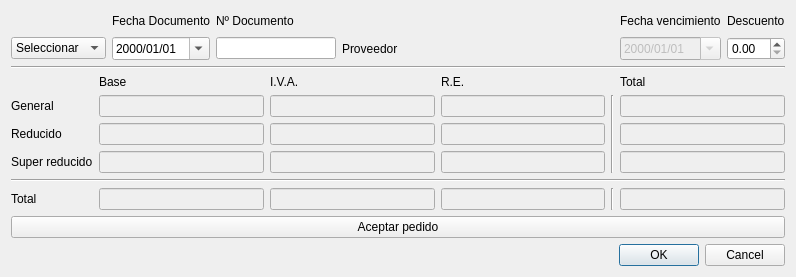
<?xml version="1.0" encoding="UTF-8"?>
<ui version="4.0">
 <class>AceptarPedido</class>
 <widget class="QDialog" name="AceptarPedido">
  <property name="geometry">
   <rect>
    <x>0</x>
    <y>0</y>
    <width>796</width>
    <height>272</height>
   </rect>
  </property>
  <property name="windowTitle">
   <string>Dialog</string>
  </property>
  <layout class="QGridLayout" name="gridLayout_2">
   <item row="0" column="1">
    <layout class="QGridLayout" name="gridLayout_3">
     <item row="2" column="2">
      <widget class="QLineEdit" name="lineEditNDoc">
       <property name="maximumSize">
        <size>
         <width>120</width>
         <height>16777215</height>
        </size>
       </property>
      </widget>
     </item>
     <item row="1" column="3">
      <spacer name="horizontalSpacer">
       <property name="orientation">
        <enum>Qt::Horizontal</enum>
       </property>
       <property name="sizeHint" stdset="0">
        <size>
         <width>40</width>
         <height>20</height>
        </size>
       </property>
      </spacer>
     </item>
     <item row="2" column="0">
      <widget class="QComboBox" name="comboBox">
       <item>
        <property name="text">
         <string>Seleccionar</string>
        </property>
       </item>
       <item>
        <property name="text">
         <string>Factura</string>
        </property>
       </item>
       <item>
        <property name="text">
         <string>Albarán</string>
        </property>
       </item>
      </widget>
     </item>
     <item row="2" column="5">
      <widget class="QDateEdit" name="dateEditVencimiento">
       <property name="enabled">
        <bool>false</bool>
       </property>
       <property name="displayFormat">
        <string>yyyy/MM/dd</string>
       </property>
       <property name="calendarPopup">
        <bool>true</bool>
       </property>
      </widget>
     </item>
     <item row="2" column="7">
      <widget class="QDoubleSpinBox" name="doubleSpinBox"/>
     </item>
     <item row="1" column="2">
      <widget class="QLabel" name="label_10">
       <property name="text">
        <string>Nº Documento</string>
       </property>
      </widget>
     </item>
     <item row="1" column="5">
      <widget class="QLabel" name="label_11">
       <property name="text">
        <string>Fecha vencimiento</string>
       </property>
      </widget>
     </item>
     <item row="1" column="7">
      <widget class="QLabel" name="label">
       <property name="text">
        <string>Descuento</string>
       </property>
      </widget>
     </item>
     <item row="1" column="1">
      <widget class="QLabel" name="label_12">
       <property name="text">
        <string>Fecha Documento</string>
       </property>
      </widget>
     </item>
     <item row="2" column="1">
      <widget class="QDateEdit" name="dateEditDocumento">
       <property name="displayFormat">
        <string>yyyy/MM/dd</string>
       </property>
       <property name="calendarPopup">
        <bool>true</bool>
       </property>
      </widget>
     </item>
     <item row="2" column="3">
      <widget class="QLabel" name="labelProveedor">
       <property name="text">
        <string>Proveedor</string>
       </property>
      </widget>
     </item>
    </layout>
   </item>
   <item row="2" column="1">
    <layout class="QGridLayout" name="gridLayout">
     <item row="1" column="1">
      <widget class="QLineEdit" name="leBase21">
       <property name="enabled">
        <bool>false</bool>
       </property>
      </widget>
     </item>
     <item row="2" column="0">
      <widget class="QLabel" name="label_7">
       <property name="text">
        <string>Reducido</string>
       </property>
      </widget>
     </item>
     <item row="0" column="5">
      <widget class="QLabel" name="label_5">
       <property name="text">
        <string>Total</string>
       </property>
      </widget>
     </item>
     <item row="0" column="1">
      <widget class="QLabel" name="label_2">
       <property name="text">
        <string>Base</string>
       </property>
      </widget>
     </item>
     <item row="0" column="3">
      <widget class="QLabel" name="label_4">
       <property name="text">
        <string>R.E.</string>
       </property>
      </widget>
     </item>
     <item row="0" column="2">
      <widget class="QLabel" name="label_3">
       <property name="text">
        <string>I.V.A.</string>
       </property>
      </widget>
     </item>
     <item row="1" column="0">
      <widget class="QLabel" name="label_6">
       <property name="text">
        <string>General</string>
       </property>
      </widget>
     </item>
     <item row="3" column="0">
      <widget class="QLabel" name="label_8">
       <property name="text">
        <string>Super reducido</string>
       </property>
      </widget>
     </item>
     <item row="5" column="0">
      <widget class="QLabel" name="label_9">
       <property name="text">
        <string>Total</string>
       </property>
      </widget>
     </item>
     <item row="1" column="2">
      <widget class="QLineEdit" name="leIva21">
       <property name="enabled">
        <bool>false</bool>
       </property>
      </widget>
     </item>
     <item row="1" column="3">
      <widget class="QLineEdit" name="leRe21">
       <property name="enabled">
        <bool>false</bool>
       </property>
      </widget>
     </item>
     <item row="1" column="5">
      <widget class="QLineEdit" name="leTotal21">
       <property name="enabled">
        <bool>false</bool>
       </property>
      </widget>
     </item>
     <item row="2" column="1">
      <widget class="QLineEdit" name="leBase10">
       <property name="enabled">
        <bool>false</bool>
       </property>
      </widget>
     </item>
     <item row="2" column="3">
      <widget class="QLineEdit" name="leRe10">
       <property name="enabled">
        <bool>false</bool>
       </property>
      </widget>
     </item>
     <item row="2" column="2">
      <widget class="QLineEdit" name="leIva10">
       <property name="enabled">
        <bool>false</bool>
       </property>
      </widget>
     </item>
     <item row="2" column="5">
      <widget class="QLineEdit" name="leTotal10">
       <property name="enabled">
        <bool>false</bool>
       </property>
      </widget>
     </item>
     <item row="1" column="4" rowspan="3">
      <widget class="Line" name="line">
       <property name="orientation">
        <enum>Qt::Vertical</enum>
       </property>
      </widget>
     </item>
     <item row="3" column="1">
      <widget class="QLineEdit" name="leBase4">
       <property name="enabled">
        <bool>false</bool>
       </property>
      </widget>
     </item>
     <item row="3" column="2">
      <widget class="QLineEdit" name="leIva4">
       <property name="enabled">
        <bool>false</bool>
       </property>
      </widget>
     </item>
     <item row="3" column="3">
      <widget class="QLineEdit" name="leRe4">
       <property name="enabled">
        <bool>false</bool>
       </property>
      </widget>
     </item>
     <item row="3" column="5">
      <widget class="QLineEdit" name="leTotal4">
       <property name="enabled">
        <bool>false</bool>
       </property>
      </widget>
     </item>
     <item row="4" column="0" colspan="6">
      <widget class="Line" name="line_2">
       <property name="orientation">
        <enum>Qt::Horizontal</enum>
       </property>
      </widget>
     </item>
     <item row="5" column="4">
      <widget class="Line" name="line_3">
       <property name="orientation">
        <enum>Qt::Vertical</enum>
       </property>
      </widget>
     </item>
     <item row="5" column="1">
      <widget class="QLineEdit" name="leTotalBase">
       <property name="enabled">
        <bool>false</bool>
       </property>
      </widget>
     </item>
     <item row="5" column="2">
      <widget class="QLineEdit" name="leTotalIva">
       <property name="enabled">
        <bool>false</bool>
       </property>
      </widget>
     </item>
     <item row="5" column="3">
      <widget class="QLineEdit" name="leTotalRe">
       <property name="enabled">
        <bool>false</bool>
       </property>
      </widget>
     </item>
     <item row="5" column="5">
      <widget class="QLineEdit" name="leTotal">
       <property name="enabled">
        <bool>false</bool>
       </property>
      </widget>
     </item>
    </layout>
   </item>
   <item row="4" column="1">
    <widget class="QDialogButtonBox" name="buttonBox">
     <property name="orientation">
      <enum>Qt::Horizontal</enum>
     </property>
     <property name="standardButtons">
      <set>QDialogButtonBox::Cancel|QDialogButtonBox::Ok</set>
     </property>
    </widget>
   </item>
   <item row="3" column="1">
    <widget class="QPushButton" name="pushButton">
     <property name="text">
      <string>Aceptar pedido</string>
     </property>
    </widget>
   </item>
   <item row="1" column="1">
    <widget class="Line" name="line_4">
     <property name="orientation">
      <enum>Qt::Horizontal</enum>
     </property>
    </widget>
   </item>
  </layout>
 </widget>
 <tabstops>
  <tabstop>comboBox</tabstop>
  <tabstop>dateEditDocumento</tabstop>
  <tabstop>lineEditNDoc</tabstop>
  <tabstop>dateEditVencimiento</tabstop>
  <tabstop>doubleSpinBox</tabstop>
  <tabstop>pushButton</tabstop>
  <tabstop>leBase21</tabstop>
  <tabstop>leIva21</tabstop>
  <tabstop>leRe21</tabstop>
  <tabstop>leTotal21</tabstop>
  <tabstop>leBase10</tabstop>
  <tabstop>leRe10</tabstop>
  <tabstop>leIva10</tabstop>
  <tabstop>leTotal10</tabstop>
  <tabstop>leBase4</tabstop>
  <tabstop>leIva4</tabstop>
  <tabstop>leRe4</tabstop>
  <tabstop>leTotal4</tabstop>
  <tabstop>leTotalBase</tabstop>
  <tabstop>leTotalIva</tabstop>
  <tabstop>leTotalRe</tabstop>
  <tabstop>leTotal</tabstop>
 </tabstops>
 <resources/>
 <connections>
  <connection>
   <sender>buttonBox</sender>
   <signal>accepted()</signal>
   <receiver>AceptarPedido</receiver>
   <slot>accept()</slot>
   <hints>
    <hint type="sourcelabel">
     <x>248</x>
     <y>254</y>
    </hint>
    <hint type="destinationlabel">
     <x>157</x>
     <y>274</y>
    </hint>
   </hints>
  </connection>
  <connection>
   <sender>buttonBox</sender>
   <signal>rejected()</signal>
   <receiver>AceptarPedido</receiver>
   <slot>reject()</slot>
   <hints>
    <hint type="sourcelabel">
     <x>316</x>
     <y>260</y>
    </hint>
    <hint type="destinationlabel">
     <x>286</x>
     <y>274</y>
    </hint>
   </hints>
  </connection>
 </connections>
</ui>
